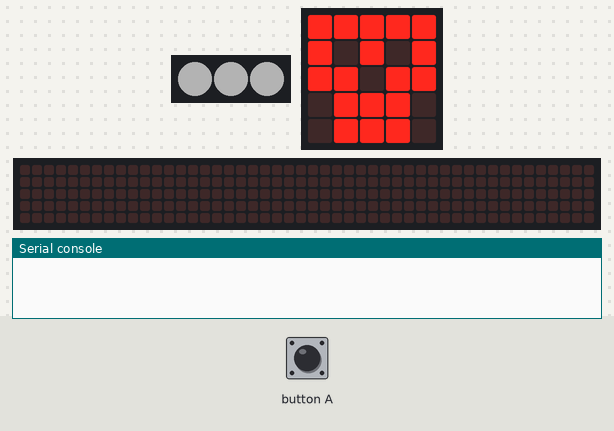
The program below on a simulated BBC micro:bit (MakeCode). Shown: 3 RGB LEDs in strip order, left to right, the board's 5×5 LED display, a strip that is not on the board, showing the scrolling text unrolled, the last lines printed to the serial console. The inputs (shaded band) are chosen by the test bench. Dim RGB values are drawn brighter than linear; no radio messages arrive unless stated (any console line starting 'radio sent:' is added by the test bench); the 48×5 strip is a reading aid, not a part: it shows the text the display is scrolling, unrolled, one strip-width of it at a time.

Above: at 0.1 s.
At 2.3 s:
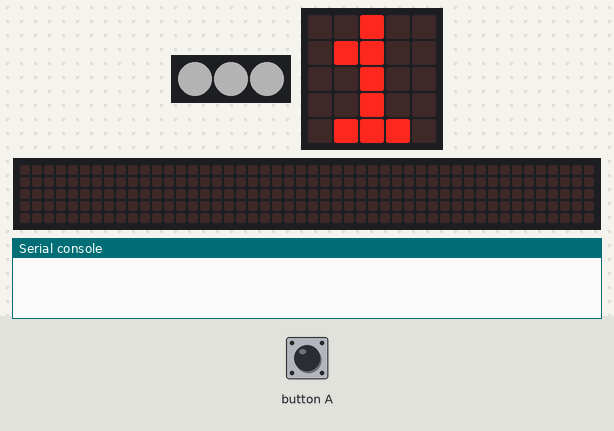
2.4 s: button A pressed 2 times (0.12 s each, 0.3 s apart)
At 13.97 s:
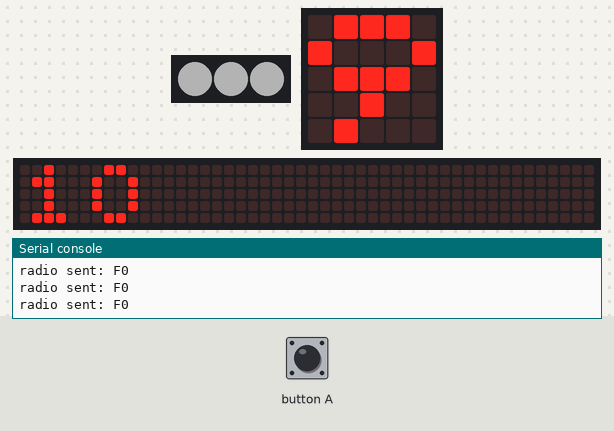
Timing chart, 0 to 15.5 s (numbered marks = the images above; inputs shaded):
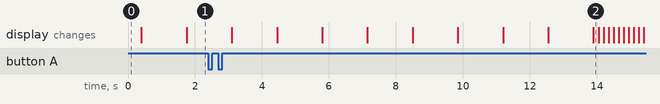

The program:

main.ts
```typescript
function feuR_segment_set () {
    segment = neopixel.create(DigitalPin.P0, 3, NeoPixelMode.RGB)
    segment.setPixelColor(0, neopixel.colors(NeoPixelColors.Red))
    segment.setPixelColor(1, neopixel.colors(NeoPixelColors.Red))
    segment.setPixelColor(3, neopixel.colors(NeoPixelColors.Red))
}
function countdown () {
    basic.showNumber(t)
    basic.pause(580)
    t += 1
    if (t == 5) {
        radio.sendString("F0")
    }
    if (t == 0) {
        state += 0
        basic.showLeds(`
            . . . . .
            . # . # .
            . . # . .
            . # . # .
            . . . . .
            `)
        feuV_segment_set()
    }
}
input.onButtonPressed(Button.A, function () {
    radio.sendString("F0")
})
function feuO_segment_set () {

}
function init_neopix_set_segment () {
    segment = neopixel.create(DigitalPin.P0, 3, NeoPixelMode.RGB)
    segment.setBrightness(62)
    segment.showColor(neopixel.colors(NeoPixelColors.White))
}
radio.onReceivedString(function (receivedString) {
    let receivedstring = ""
    if (receivedstring == "f0") {
        feuO_segment_set()
        feuR_segment_set()
        basic.pause(1000)
    } else {
        if (receivedstring == "Sy") {
            t = 8
            state = 1
        }
    }
})
function feuV_segment_set () {

}
let t = 0
let segment: neopixel.Strip = null
let state = 0
radio.setGroup(10)
init_neopix_set_segment()
state = 1
feuR_segment_set()
basic.showLeds(`
    # # # # #
    # . # . #
    # # . # #
    . # # # .
    . # # # .
    `)
basic.forever(function () {
    if (state == 1) {
        countdown()
    } else {

    }
})
```

test.ts
```typescript
// les tests vont ici ; cela ne sera pas compilé si ce paquet est utilisé en tant qu'extension.
```
